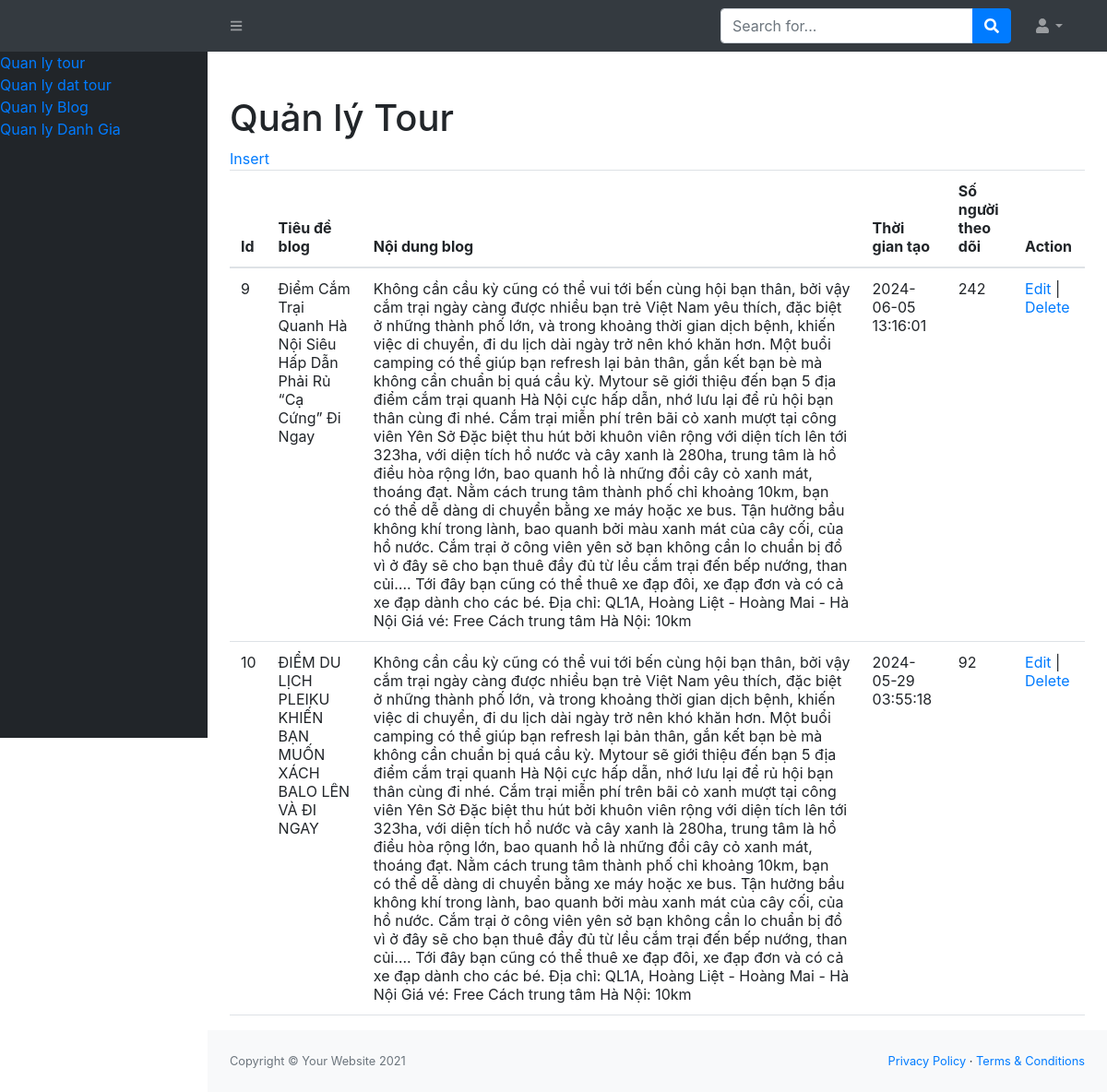
The page /pages/admin/admin_blog.php on the database its author committed.
### tables this page shows
CREATE TABLE `tbl_blog` (
  `id` int(11) NOT NULL,
  `title` text NOT NULL,
  `content` text NOT NULL,
  `time_create` timestamp NOT NULL DEFAULT current_timestamp() ON UPDATE current_timestamp(),
  `count` int(11) NOT NULL,
  `img_id` int(11) NOT NULL,
  `status` text NOT NULL,
  `count_like` int(11) NOT NULL
);

### lib/function.php (called while the page is built, shortened)
<?php
include 'db_connect.php';
function getDaTa($sql)
{
    global $conn;
    $result = mysqli_query($conn, $sql);
    $data = [];
    while ($row = mysqli_fetch_assoc($result)) {
        $data[] = $row;
    }
    return $data;
}
function getAllBlog()
{
    $sql = "SELECT tbl_blog.id AS blog_id,tbl_blog.id, tbl_blog.title, tbl_blog.content, tbl_blog.status, tbl_blog.time_create, tbl_blog.count, tbl_blog.img_id, tbl_media.name_file FROM tbl_blog LEFT JOIN tbl_media ON tbl_blog.img_id = tbl_media.id ";
    $blogs = getData($sql);
    return $blogs;
}
?>fc

### pages/admin/admin_blog.php (the view, shortened to what this page needs)
<?php
include '../..//lib/function.php';
$blogs = getAllBlog();
?>
<!DOCTYPE html>
<html lang="en">
<head>
    <link href="https://cdn.jsdelivr.net/npm/simple-datatables@latest/dist/style.css" rel="stylesheet"/>
    <link href="/tour/asset/css/style.css" rel="stylesheet"/>
    <link rel="stylesheet" href="https://maxcdn.bootstrapcdn.com/bootstrap/4.0.0/css/bootstrap.min.css"
>
</head>
<body class="sb-nav-fixed">
<?php require_once('../../lib/header_admin.php'); ?>
<div id="layoutSidenav">
    <?php require_once('../../lib/sidebar_admin.php'); ?>
    <div id="layoutSidenav_content">
        <main>
            <div class="container-fluid px-4">
                <h1 class="mt-4">Quản lý Tour</h1>
                <a href="../../controller/insert_blog.php">Insert</a>
                <table class="table">
                    <thead>
                    <tr>
                        <th>Id</th>
                        <th>Tiêu đề blog</th>
                        <th>Nội dung blog</th>
                        <th>Thời gian tạo</th>
                        <th>Số người theo dõi</th>
                        <th>Action</th>
                    </tr>
                    </thead>
                    <tbody>
                    <?php foreach ($blogs as $key => $row) { ?>
                        <tr>
                            <td><?= $row['id'] ?></td>
                            <td><?= $row['title'] ?></td>
                            <td><?= $row['content'] ?></td>
                            <td><?= $row['time_create'] ?></td>
                            <td><?= $row['count'] ?></td>
                            <td><a href='../../controller/edit_blog.php?id=<?php echo $row["id"]; ?>'>Edit</a> | <a
                                        href='../../controller/delete_blog.php?id=<?php echo $row["id"]; ?>'>Delete</a>
                            </td>
                        </tr>
                    <?php } ?>
                    </tbody>
                </table>
            </div>
        </main>
        <?php require_once('../../lib/footer_admin.php'); ?>
    </div>
</div>
</body>
</html>

### rows shown on the page
tbl_blog: id "9", title "Điểm Cắm Trại Quanh Hà Nội Siêu Hấp Dẫn Phải Rủ “Cạ Cứng” Đi Ngay", content "Không cần cầu kỳ cũng có thể vui tới bến cùng hội bạn thân, bởi vậy cắm trại ngày càng được nhiều bạn trẻ Việt Nam yêu thích, đặc biệt ở những thành phố lớn, và trong khoảng thời gian dịch bệnh, khiến việc di chuyển, đi du lịch dài ngày trở nên khó khăn hơn. Một buổi camping có thể giúp bạn refresh lại bản thân, gắn kết bạn bè mà không cần chuẩn bị quá cầu kỳ. Mytour sẽ giới thiệu đến bạn 5 địa điểm cắm trại quanh Hà Nội cực hấp dẫn, nhớ lưu lại để rủ hội bạn thân cùng đi nhé. Cắm trại miễn phí trên bãi cỏ xanh mượt tại công viên Yên Sở Đặc biệt thu hút bởi khuôn viên rộng với diện tích lên tới 323ha, với diện tích hồ nước và cây xanh là 280ha, trung tâm là hồ điều hòa rộng lớn, bao quanh…", time_create "2024-06-05 13:16:01", count "242"
tbl_blog: id "10", title "ĐIỂM DU LỊCH PLEIKU KHIẾN BẠN MUỐN XÁCH BALO LÊN VÀ ĐI NGAY", content "Không cần cầu kỳ cũng có thể vui tới bến cùng hội bạn thân, bởi vậy cắm trại ngày càng được nhiều bạn trẻ Việt Nam yêu thích, đặc biệt ở những thành phố lớn, và trong khoảng thời gian dịch bệnh, khiến việc di chuyển, đi du lịch dài ngày trở nên khó khăn hơn. Một buổi camping có thể giúp bạn refresh lại bản thân, gắn kết bạn bè mà không cần chuẩn bị quá cầu kỳ. Mytour sẽ giới thiệu đến bạn 5 địa điểm cắm trại quanh Hà Nội cực hấp dẫn, nhớ lưu lại để rủ hội bạn thân cùng đi nhé. Cắm trại miễn phí trên bãi cỏ xanh mượt tại công viên Yên Sở Đặc biệt thu hút bởi khuôn viên rộng với diện tích lên tới 323ha, với diện tích hồ nước và cây xanh là 280ha, trung tâm là hồ điều hòa rộng lớn, bao quanh…", time_create "2024-05-29 03:55:18", count "92"
